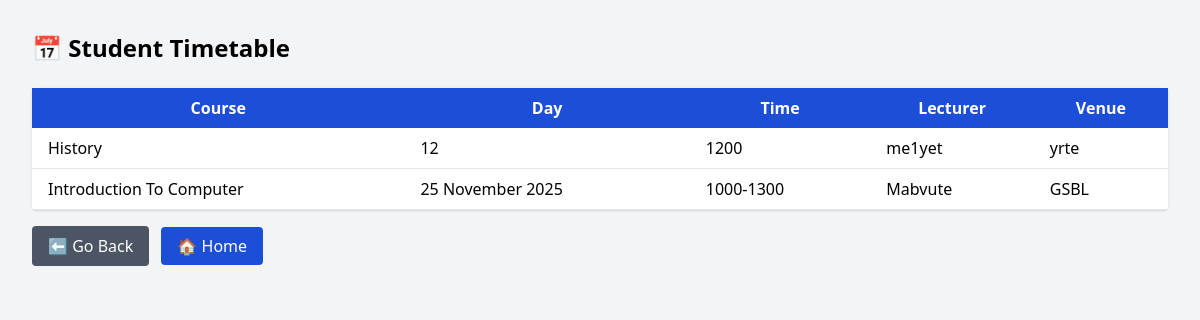
Screenshot of /timetable/ with the database file from the repository.
### portal/models.py (models this page shows, shortened)
class Timetable(models.Model):
    course_name = models.CharField(max_length=200)
    day = models.CharField(max_length=20)   # e.g. Monday
    time = models.CharField(max_length=50)  # e.g. 10:00 - 12:00
    lecturer = models.CharField(max_length=200, blank=True, null=True)
    venue = models.CharField(max_length=200, blank=True, null=True)
    date_added = models.DateTimeField(auto_now_add=True)

### portal/views.py (the view)
# urls.py: path('timetable/', views.timetable, name='timetable'),
def timetable(request):
    timetable_entries = Timetable.objects.order_by("day", "time")
    return render(request, "timetable.html", {"timetable_entries": timetable_entries})

### portal/templates/timetable.html (shortened to what this page needs)
<!DOCTYPE html>
<html lang="en">
<head>
  <script src="https://cdn.tailwindcss.com"></script>
</head>
<body class="bg-gray-100 p-8">
  <h1 class="text-2xl font-bold mb-6">📅 Student Timetable</h1>
  {% if timetable_entries %}
    <table class="table-auto w-full bg-white shadow rounded">
      <thead>
        <tr class="bg-blue-700 text-white">
          <th class="px-4 py-2">Course</th>
          <th class="px-4 py-2">Day</th>
          <th class="px-4 py-2">Time</th>
          <th class="px-4 py-2">Lecturer</th>
          <th class="px-4 py-2">Venue</th>
        </tr>
      </thead>
      <tbody>
        {% for entry in timetable_entries %}
        <tr class="border-b">
          <td class="px-4 py-2">{{ entry.course_name }}</td>
          <td class="px-4 py-2">{{ entry.day }}</td>
          <td class="px-4 py-2">{{ entry.time }}</td>
          <td class="px-4 py-2">{{ entry.lecturer }}</td>
          <td class="px-4 py-2">{{ entry.venue }}</td>
        </tr>
        {% endfor %}
      </tbody>
    </table>
  {% else %}
    <p>No timetable uploaded yet.</p>
  {% endif %}
  <button onclick="window.history.back()" class="mt-4 bg-gray-600 text-white px-4 py-2 rounded">⬅ Go Back</button>
  <a href="/" class="mt-4 ml-2 bg-blue-700 text-white px-4 py-2 rounded">🏠 Home</a>
</body>
</html>

### rows the page displays
Timetable: course_name "History", day "12", time "1200", lecturer "me1yet", venue "yrte"
Timetable: course_name "Introduction To Computer", day "25 November 2025", time "1000-1300", lecturer "Mabvute", venue "GSBL"
